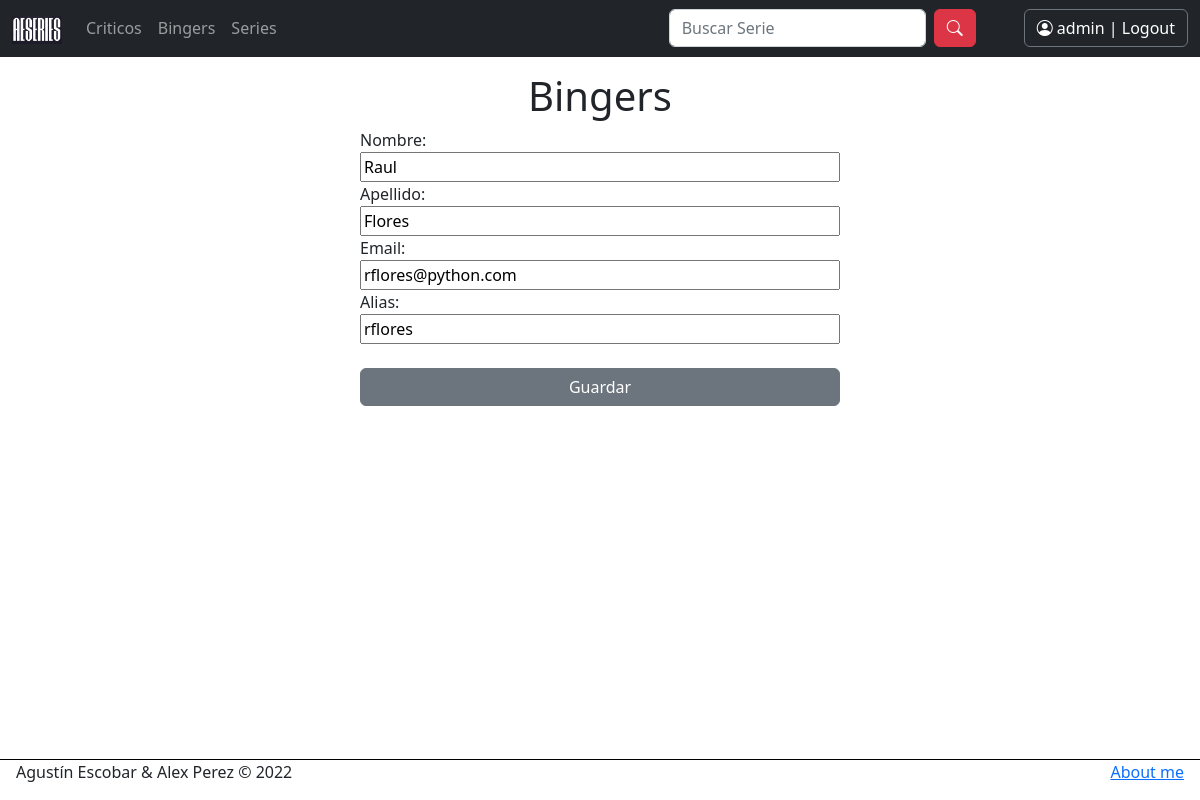
Page /usuarios/binger/editar/1 (signed in) on the committed database.
### usuarios/models.py (models this page shows, shortened)
class Binger(models.Model):
    nombre = models.CharField(max_length=50)
    apellido = models.CharField(max_length=50)
    email = models.EmailField()
    alias = models.CharField(max_length=20)

### usuarios/views.py (the view, shortened to what this page needs)
# urls.py: path("binger/editar/<id>", views.mod_binger, name="EditarBinger"),
@user_passes_test(es_admin)
def mod_binger(request, id):
    user = Binger.objects.get(id=id)
    mi_form = FormBinger(
        initial={
            "nombre": user.nombre,
            "apellido": user.apellido,
            "email": user.email,
            "alias": user.alias,
        }
    )
    return render(request, "usuarios/formBingers.html", {"Bingerform": mi_form})

### usuarios/forms.py
class FormBinger(forms.Form):
    nombre = forms.CharField(max_length=50)
    apellido = forms.CharField(max_length=50)
    email = forms.EmailField()
    alias = forms.CharField(max_length=20)

### usuarios/views.py (called while the page is built)
def es_admin(user):
    return user.is_authenticated and user.is_staff

### usuarios/templates/usuarios/formBingers.html (shortened to what this page needs)
{% extends 'layout.html' %}
{% block contenido %}
    <center><h1>Bingers</h1></center>
    <form method="POST" action=""
        style="display: flex; flex-direction: column; max-width: 40vw; margin-inline: auto">
        {{ Bingerform }}
        <br>
        <input class="btn btn-secondary" type="submit" value="Guardar">
{% endblock contenido %}

### usuarios/templates/layout.html (shortened to what this page needs)
{% load static %}
<!DOCTYPE html>
<html lang="en">
<head>
    <link href="https://cdn.jsdelivr.net/npm/bootstrap@5.2.0-beta1/dist/css/bootstrap.min.css" rel="stylesheet">
    <link rel="stylesheet" href="https://cdn.jsdelivr.net/npm/bootstrap-icons@1.8.2/font/bootstrap-icons.css">
</head>
<body style="margin: 0;">
    <nav class="navbar navbar-expand-lg navbar-dark bg-dark fixed-top">
        <div class="container-fluid">
          <a class="navbar-brand" href="{% url 'Inicio' %} "><img src="/media/AESeries-small.png" alt="" width="50" height="28"></a>
          <div class="collapse navbar-collapse" id="navbarSupportedContent">
            <ul class="navbar-nav me-auto mb-2 mb-lg-0">
              {% if user.is_authenticated %}
                <li class="nav-item">
                  <a class="nav-link" aria-current="page" href=" {% url 'ListaCriticos' %} ">Criticos</a>
                </li>
              <li class="nav-item">
                <a class="nav-link" href=" {% url 'ListaBingers' %} ">Bingers</a>
              </li>
              {% endif %}
              <li class="nav-item">
                <a class="nav-link" href=" {% url 'SerieList' %} ">Series</a>
              </li>
            </ul>
            <form class="d-flex mx-5" role="search" action="/paginas/buscar/" method="GET">
              <input class="form-control me-2" type="search" placeholder="Buscar Serie" aria-label="Search" name="nombre" id="nombre">
              <button class="btn btn-danger" type="submit"><i class="bi bi-search"></i></button>
            </form>
            {% if not user.is_authenticated%}
              <a style="color:white; margin-right:10px;" class="btn btn-outline-secondary" href=" {% url 'Register' %} ">Registrarse</a>
              <a style="color:white; font-weight: bold;" class="btn btn-outline-secondary" href=" {% url 'Login' %} "><i class="bi bi-person-circle" style= "font-size: 14px"></i> | Login</a>
            {% else %}
              <a style="color:white;" class="btn btn-outline-secondary" href=" {% url 'Logout' %} "><i class="bi bi-person-circle"></i>  {{ user.username }} | Logout</a>
            {% endif %}
          </div>
        </div>
      </nav>
    <div style="display: flex; flex-direction: column; min-height: 100vh;">
        <div style="flex-grow: 1; padding-inline: 1rem;">
        <div class="container mt-4 pt-5">
            {% block contenido %}
            {% endblock contenido %}
        </div>
        </div>
        <div style="flex-wrap: wrap; border-top: 1px solid black; padding-inline: 1rem;">
            <footer style="display: flex; justify-content: space-between;">
                <p>
                    Agustín Escobar & Alex Perez © 2022
                </p>
                <p>
                    <a href="{% url 'About' %} ">About me</a>
                </p>
            </footer>
        </div>
    </div>
</body>
</html>

### usuarios/templates/layout.html (style rules this page uses)
.container { max-width: 700px; }

### rows in the picture
Binger: nombre "Raul", apellido "Flores", email "rflores@python.com", alias "rflores"

### other values in the picture
{{ user.username }} "admin"
